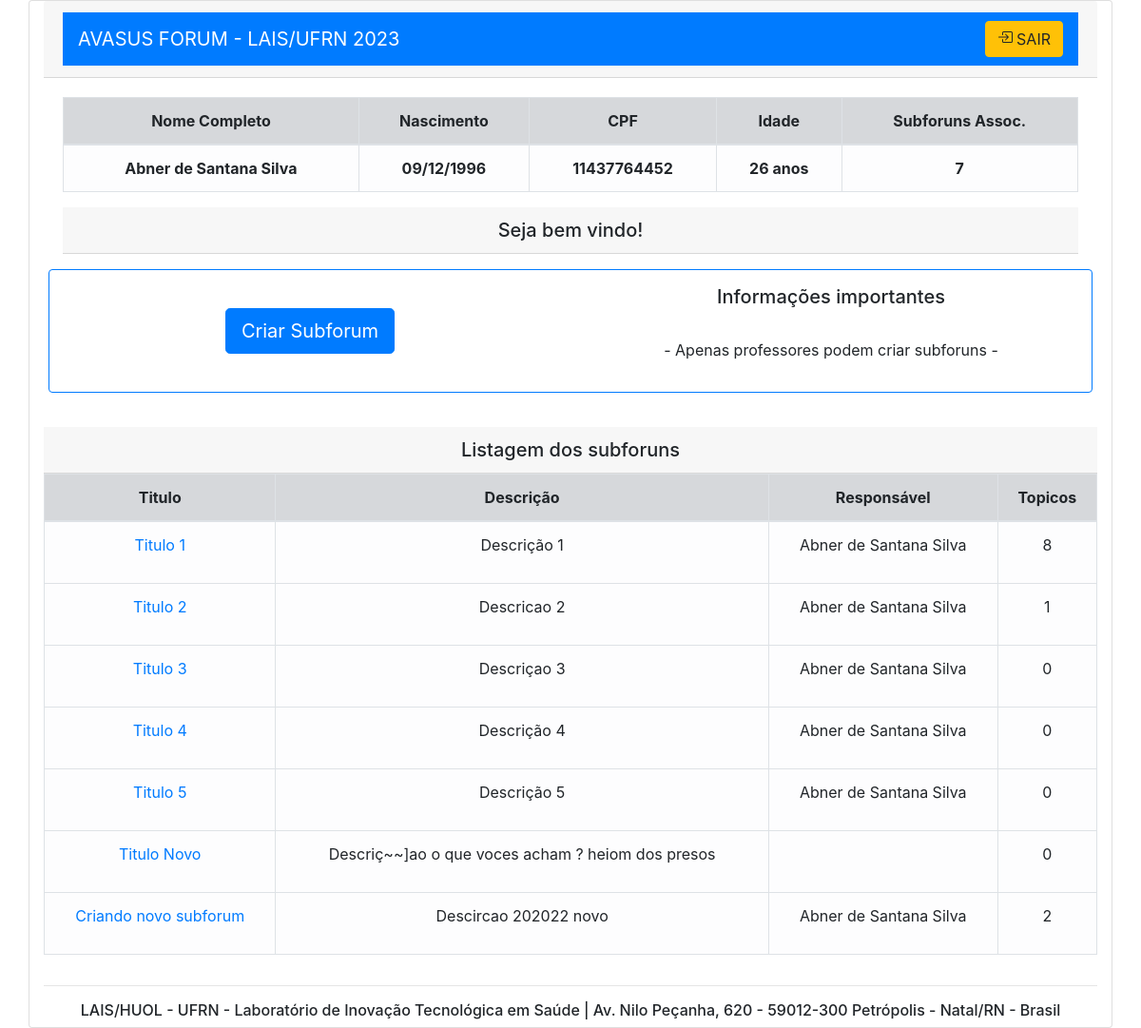
Page /pag-inicial (signed in) on the committed database.
### forum/models.py (models this page shows, shortened)
class CustomUser(AbstractUser):
    username = None
    nome_completo = models.CharField(max_length=60, default=' ')
    nome_social = models.CharField(max_length=50, default=' ')
    cpf = models.CharField(primary_key=True,  max_length=11)
    nasc = models.DateField(default=timezone.now)
    estado = models.CharField(max_length=2, default=' ')
    cidade = models.CharField(max_length=50, default=' ')
    TIPO_USUARIO = (
        ("PROF", "Professor"),
        ("ALU", "Aluno"),
    )
    perfil = models.CharField(choices=TIPO_USUARIO, max_length=4, default='ALU')
    objects = UserManager()
    USERNAME_FIELD = 'cpf'
    REQUIRED_FIELDS = []

class Subforum(models.Model):
    cod_subforum = models.AutoField(primary_key=True)
    autor = models.ForeignKey(CustomUser, on_delete=models.CASCADE)
    nome_autor = models.CharField(max_length=50, default=' ')
    cat_subforum = models.ForeignKey(Categoria, on_delete=models.CASCADE)
    nome_social = models.CharField(max_length=50, default=' ')
    titulo = models.CharField(max_length=120, default=' ')
    descricao = models.CharField(max_length=512, default=' ')
    data_criacao = models.DateTimeField(default=timezone.now)
    ESTADO = (
        ("ATV", "Ativado"),
        ("TRC", "Trancado"),
    )
    estado = models.CharField(choices=ESTADO, max_length=4, default='ATV')

### forum/views.py (the view, shortened to what this page needs)
# urls.py: path('pag-inicial', pag_inicial, name='pag-inicial'),
def pag_inicial(request):
    if request.user.is_authenticated == True:
        cpf = request.user.cpf
        nome = request.user.nome_completo
        nasc = CustomUser.objects.filter(cpf=cpf).values_list('nasc')
        dias_ano = 365.2425
        idade = int((datetime.date.today() - nasc[0][0]).days / dias_ano)
        perfil =  CustomUser.objects.filter(cpf=cpf).values_list('perfil')
        if  perfil[0][0] == 'ALU':
            bloquear = 'disabled'
        else:
            bloquear=''
        _cpf = CustomUser.objects.filter(cpf=cpf)
        subforuns_assoc = len(Subforum.objects.filter(autor=_cpf[0]))
        subforums = list(Subforum.objects.filter(autor_id=_cpf[0]).values_list('titulo','descricao', 'nome_autor','cod_subforum', 'nome_autor'))
        topicos = list((Topico.objects.values('cod_subforum').annotate(dcount=Count('cod_subforum'))))
        listagem_subforums = []
        for titulo, descricao, autor, cod_subforum, nome_autor in subforums:
            for n in topicos:
                if cod_subforum == n['cod_subforum']:
                    listagem_subforums.append((titulo, descricao,autor,cod_subforum,n['dcount']))
            if listagem_subforums[-1][3] != cod_subforum:
                listagem_subforums.append((titulo, descricao,autor,cod_subforum,0))
        context = {
            'cpf' : str(cpf),
            'nome' : str(nome),
            'idade' : str(idade),
            'nasc' : nasc[0][0],
            'bloquear' : bloquear,
            'subforuns_assoc' : subforuns_assoc,
            'listagem_subforums' : listagem_subforums
        }
        return render(request, "pag-inicial.html", context)
    else:
        return redirect('/') # se nao autenticado redireciona pra login

### forum/templates/pag-inicial.html (shortened to what this page needs)
<!DOCTYPE html>
<html lang="pt-br">
  <head>
    <link
    href="//maxcdn.bootstrapcdn.com/bootstrap/4.0.0/css/bootstrap.min.css"
    rel="stylesheet"
    id="bootstrap-css"
  />
  <link rel="stylesheet" href="https://cdn.jsdelivr.net/npm/bootstrap-icons@1.8.1/font/bootstrap-icons.css">
  </head>
  <body>
      <div class="text-center text-lg-start ">
        <form action="" method="POST">
          <div class="card container ">
            <div class="card-header">
              <nav class="navbar navbar-dark bg-primary">
                <a class="navbar-brand" href="#">AVASUS FORUM - LAIS/UFRN 2023 </a>
                <form class="form-inline my-2 my-lg-0">
                  <a href="{% url 'logout' %}" class=" btn btn-warning ">
                    SAIR</a>
                </form>
              </nav>
            </div>
            <div class="card-body ">
              <table class="table table-bordered  table-hover ">
                <thead class="table-light">
                  <tr>
                    <td class="table-secondary"><b>Nome Completo</b></td>
                    <td class="table-secondary"><b>Nascimento</b></td>
                    <td class="table-secondary"><b>CPF</b></td>
                    <td class="table-secondary"><b>Idade</b></td>
                    <td class="table-secondary"><b>Subforuns Assoc.</b></td>
                  </tr>
                </thead>
                <tbody>
                  <tr>
                    <td class="table-light"><b>{{nome}}</b></td>
                    <td class="table-light"><b>{{nasc | date:"d/m/Y"}}</b></td>
                    <td class="table-light"><b>{{cpf}}</b></td>
                    <td class="table-light"><b>{{idade}} anos</b></td>
                    <td class="table-light"><b> {{subforuns_assoc}} </b></td>
                  </tr>
                </tbody>
              </table>
              <div class="card-header h5">
                Seja bem vindo!
              </div>
            <div class="row border border-primary rounded py-3 my-3">
              <div class="col-sm  ">
<br>
<button  type="button" class="btn btn-primary btn-lg" data-toggle="modal" data-target="#exampleModalCenter" {{bloquear}}>
  Criar Subforum
</button>
      </form>
      </div>
                <br>
              <div class="col-sm">
                <p class="h5"> Informações importantes </p><br>
                <p>- Apenas professores podem criar subforuns -</p>
              </div>
          <div class="card-header h5">
            Listagem dos subforuns
          </div>
          <table class="table table-bordered  table-hover">
            <thead class="table-light" >
              <tr>
                <td class="table-secondary" ><b>Titulo </b></td>
                <td class="table-secondary" ><b>Descrição</b></td>
                <td class="table-secondary" ><b>Responsável</b></td>
                <td class="table-secondary" ><b>Topicos</b></td>
              </tr>
            </thead>
            <tbody>
              {% for titulo , descricao, responsavel, cod_subforum, topicos in listagem_subforums %}
              <tr>
              <td  class="table-light" >  <a href={{cod_subforum}}>{{titulo}}</a> </td>
              <td  class="table-light" >
                  <p> {{descricao}}</p>
              </td>
              <td  class="table-light">
                  <p>{{responsavel}}</p>
              </td>
              <td  class="table-light">
                   <p> {{topicos}}</p>
              </td>
              </tr>
              {% endfor %}
            </tbody>
          </table>
            <hr>
            <footer>
              <p class="h6">LAIS/HUOL - UFRN - Laboratório de Inovação Tecnológica em Saúde | Av. Nilo Peçanha, 620 - 59012-300 Petrópolis - Natal/RN - Brasil </p>
              </footer>
  </body>
</html>

### rows in the picture
CustomUser: nome_completo "Abner de Santana Silva", cpf "11437764452"
Subforum: listagem_subforums "Titulo 1", listagem_subforums "Descrição 1"
Subforum: listagem_subforums "Titulo 2", listagem_subforums "Descricao 2", titulo "Criando novo subforum", descricao "Descircao 202022 novo", nome_autor "Abner de Santana Silva", cod_subforum "2"
Subforum: listagem_subforums "Titulo 3", listagem_subforums "Descriçao 3"
Subforum: listagem_subforums "Titulo 4", listagem_subforums "Descrição 4"
Subforum: listagem_subforums "Titulo 5", listagem_subforums "Descrição 5"
Subforum: listagem_subforums "Titulo Novo", listagem_subforums "Descriç~~]ao o que voces acham ? heiom dos presos"

### other values in the picture
{{ nasc | date:"d/m/Y" }} "09/12/1996"
{{ idade }} "26"
{{ subforuns_assoc }} "7"
{{ responsavel }} "Abner de Santana Silva" "Abner de Santana Silva" "Abner de Santana Silva" "Abner de Santana Silva" "Abner de Santana Silva"
{{ topicos }} "8" "1" "0" "0" "0" "0"
